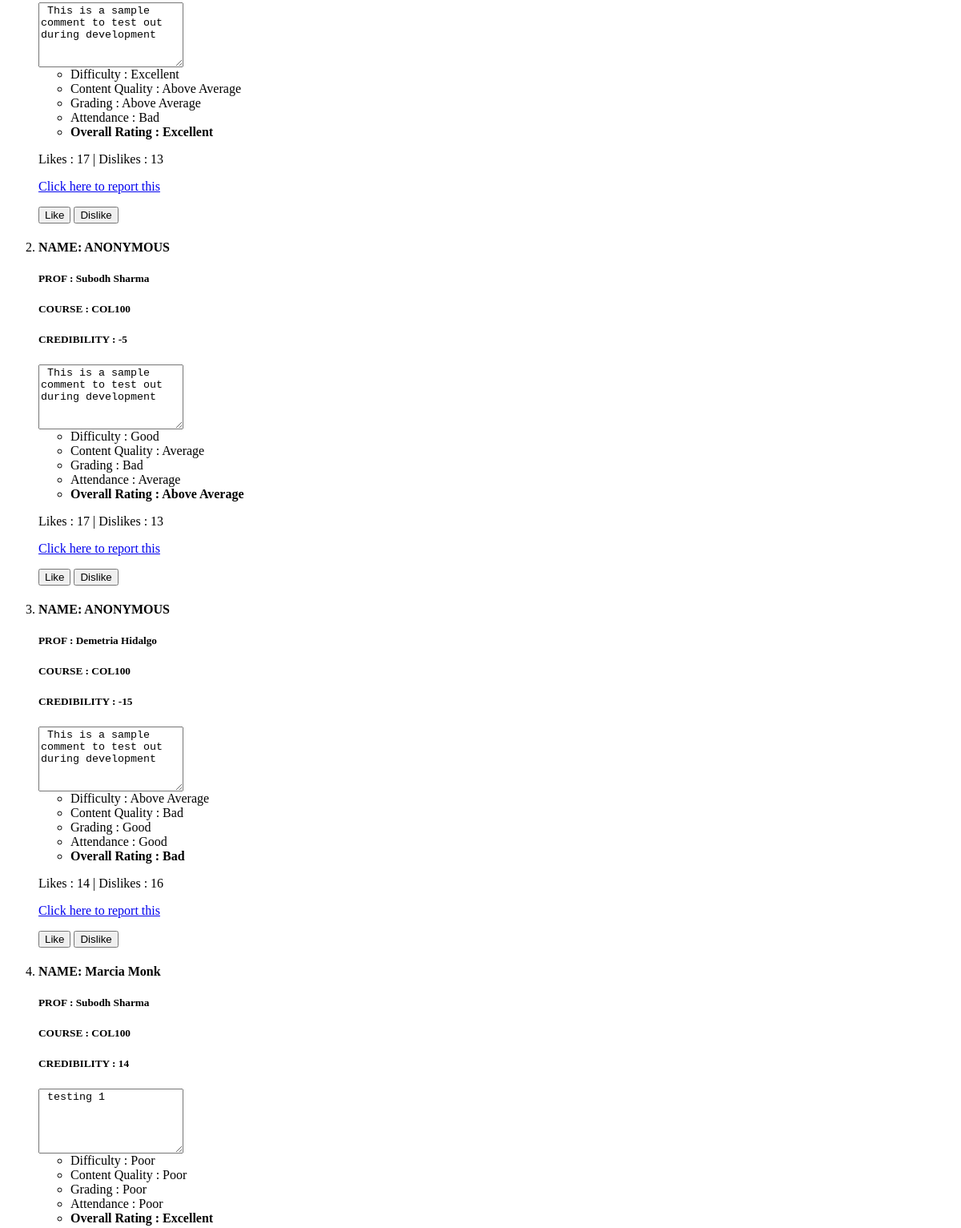
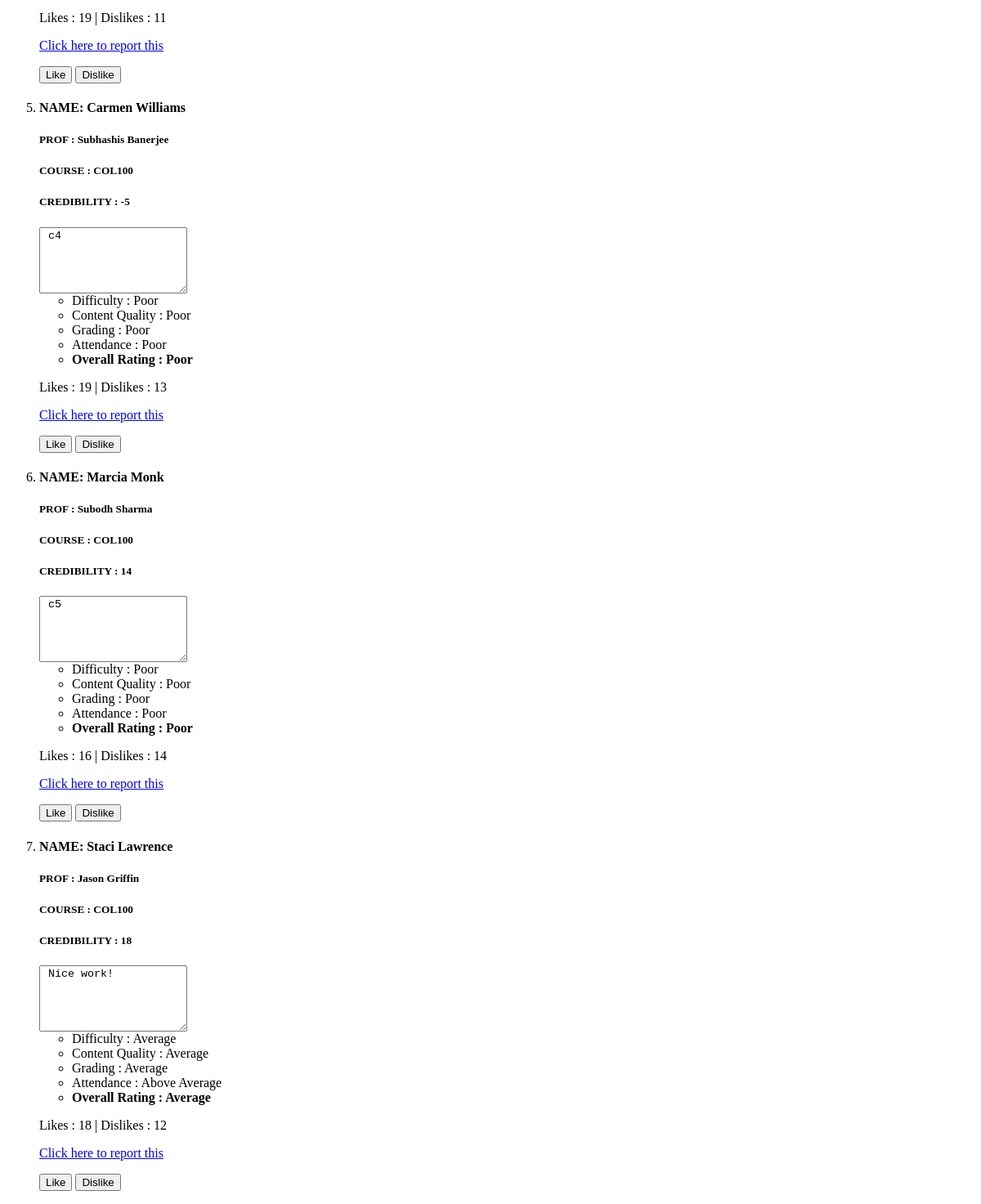
Before: /rate/courses/1/ (lower part) with the older database file (2 pictures, top to bottom).
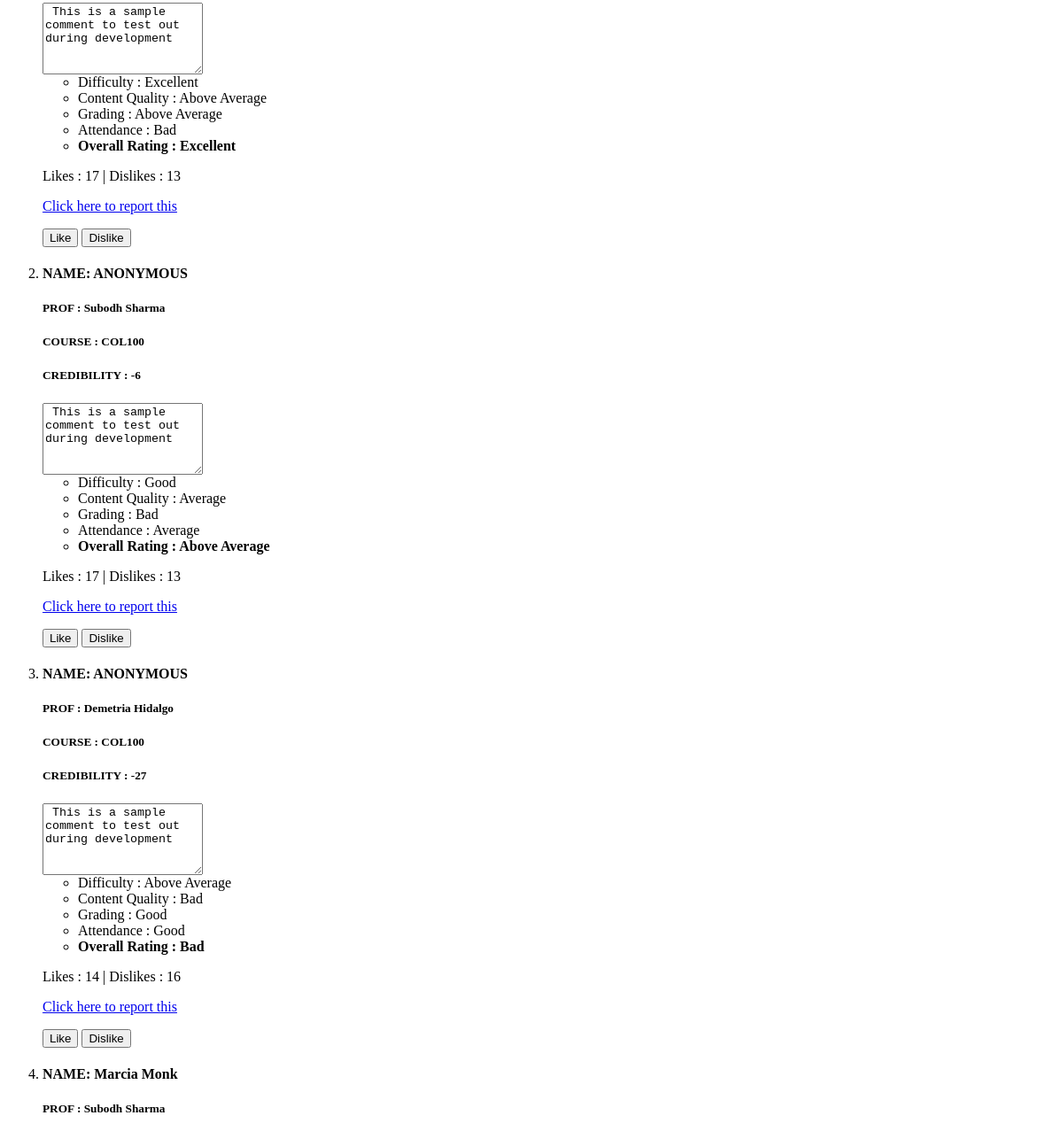
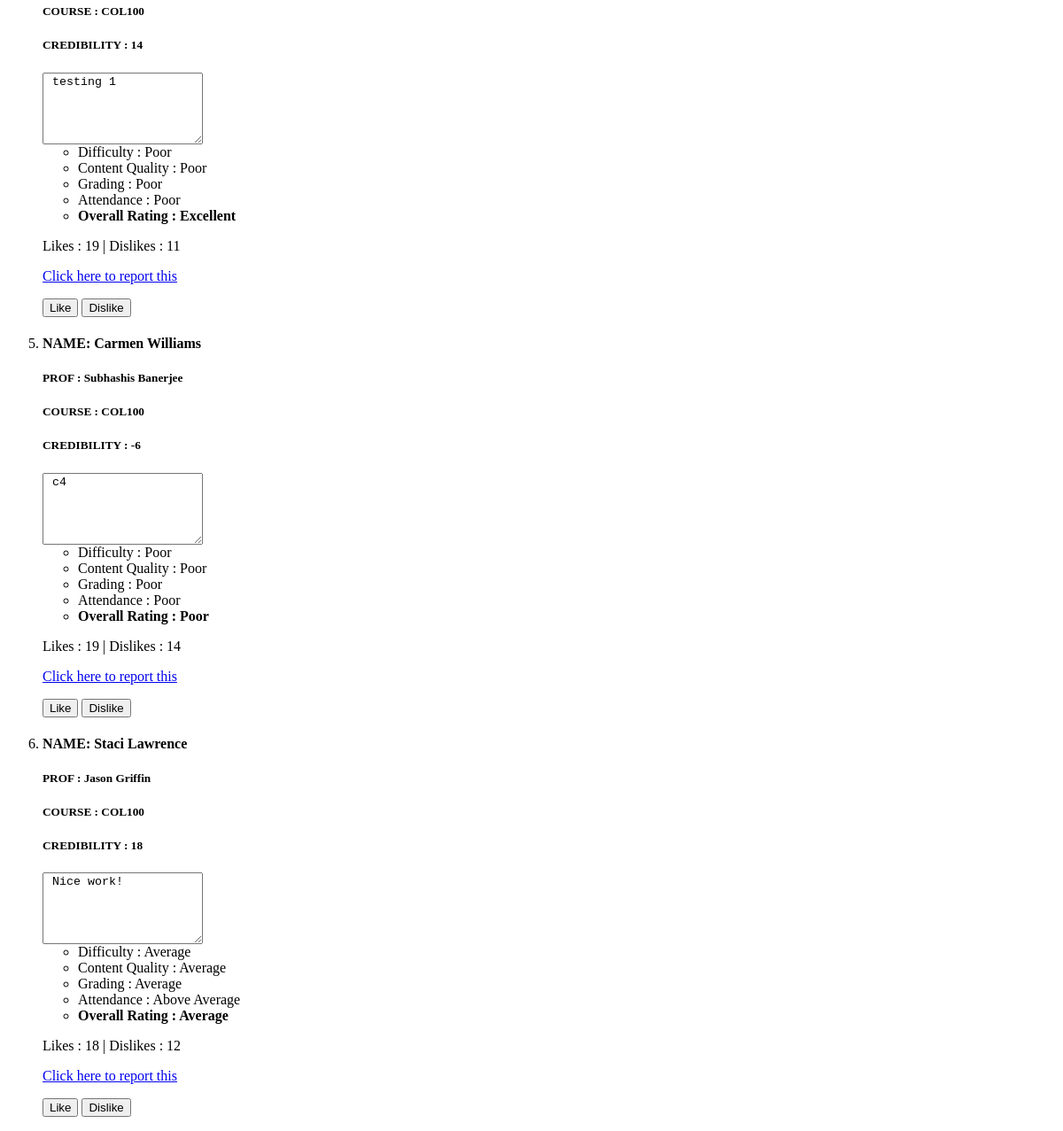
After: the same page with the newer database file (2 pictures, top to bottom).
### rate/models.py (models this page shows, shortened)
class Review(models.Model):
    RatingChoices = (
        (0, "Poor"),
        (1, "Bad"),
        (2, "Average"),
        (3, "Above Average"),
        (4, "Good"),
        (5, "Excellent"),
    )
    user = models.ForeignKey(User, on_delete=models.CASCADE,null=True,blank=True)
    timestamp = models.DateTimeField(auto_now=False, auto_now_add=True,null=True)
    comment = models.TextField(max_length=4096)
    isAnonymous = models.BooleanField(default=False,verbose_name="Remain Anonymous?")
    prof = models.ForeignKey("Profs", on_delete=models.CASCADE,null=True)
    course = models.ForeignKey("Courses", on_delete=models.CASCADE,null=True)
    difficulty = models.IntegerField(choices = RatingChoices,default=0)
    content_quality =models.IntegerField(choices = RatingChoices,default=0)
    grading = models.IntegerField(choices = RatingChoices,default=0)
    attendance = models.IntegerField(choices = RatingChoices,default=0)
    overall_rating =models.IntegerField(choices = RatingChoices,default=0)
    likes = models.PositiveIntegerField(default=0)
    dislikes = models.PositiveIntegerField(default=0)

class Profs(models.Model):
    dept = models.ForeignKey("Dept", on_delete=models.CASCADE)
    name = models.CharField(max_length=100)
    email = models.EmailField(max_length=254)
    webpage = models.URLField(max_length=200)

class Courses(models.Model):
    dept = models.ForeignKey("Dept", on_delete=models.CASCADE)
    title = models.CharField(max_length=100)
    code = models.CharField(max_length=10)

class Credibility(models.Model):
    user = models.OneToOneField(User, on_delete=models.CASCADE,null=True)
    trust = models.IntegerField(default=0)

### rate/views.py (the view)
# urls.py: url(r'^courses/(?P<pk>[0-9]+)/$',CoursePage,name="c_data"),
def CoursePage(request, pk):
    course_data = get_object_or_404(Courses, pk=pk)
    return render(request=request, template_name="course/course_page.html", context={"course_data": course_data, "reviews": course_data.review_set.all(),"id":pk})

### rate/models.py (called while the page is built)
    def __str__(self):
        return self.name

### rate/templates/course/course_page.html (shortened to what this page needs)
{% extends '../detail.html' %}

### rate/templates/display_review.html
        <li>
            {% if review.isAnonymous %}
                <h4> NAME: ANONYMOUS </h4>
            {% else %}
                <h4> NAME: {{review.user.first_name}} {{review.user.last_name}}
            {% endif %}
            {% if review.prof is not None %}
            <h5> PROF : {{review.prof.name}} </h5>
            {% endif %}
            {% if review.course is not None %}
            <h5> COURSE : {{review.course.code}} </h5>
            {% endif %}
            {% if review.user.credibility %}
            <h5> CREDIBILITY : {{review.user.credibility.trust}} </h5>
            {% endif %}
             <textarea name="text" wrap="hard" rows="5" cols="20" readonly > {{review.comment}} </textarea>
            <div class = "ratings">
                <ul>
                    <li> Difficulty : {{review.get_difficulty_display}}
                    <li> Content Quality : {{review.get_content_quality_display}}
                    <li> Grading : {{review.get_grading_display}}
                    <li> Attendance : {{review.get_attendance_display}}
                    <li> <b> Overall Rating : {{review.get_overall_rating_display}} </b>
                </ul>
            </div>
            <div>
            <p> Likes : {{review.likes}} | Dislikes : {{review.dislikes}} </p>
            </div>
            {% if review.user != user %}
            <p> <a href = {% url 'report' review.id%}> Click here to report this </a></p>
            <button type="submit" name="like"  onclick = "location.href =  '{% url 'like' review.id%}'">Like</button>
            <button type="submit" name="dislike"  onclick = "location.href = '{% url 'dislike' review.id%}'">Dislike</button>
            {% endif %}

Changed rows visible on the page:
removed Review: user.first_name "Marcia", user.last_name "Monk", prof.name "Subodh Sharma", course.code "COL100", user.credibility.trust "14", text "c5", difficulty "Poor", content_quality "Poor", grading "Poor", attendance "Poor", overall_rating "Poor", likes "16", dislikes "14", shows "Click here to report this"
changed through a linked row, Review (number 2 of 6 on the later page): user.credibility.trust "-5" → "-6"
changed through a linked row, Review "Demetria Hidalgo": user.credibility.trust "-15" → "-27"
changed Review "Carmen": user.credibility.trust "-5" → "-6"; dislikes "13" → "14"
